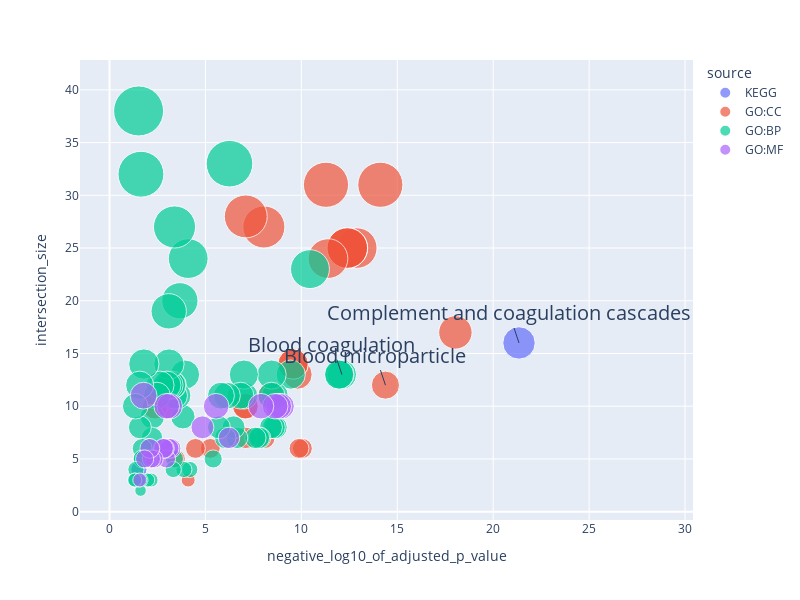

This figure's notebook cell:
### Code cell
import plotly.express as px
import plotly.io as pio
df = pd.read_csv('H:/002.singcell/01.liver/10.mutileSpecies/05.SAMap/08.CommonTrans/high_expression_for_liver_enrichment.csv')
df=df[df['source'].str.contains('GO|KEGG')]
df.sort_values(by=['negative_log10_of_adjusted_p_value'],ascending=False,inplace=True)
# df=df.head(50)
df.sort_values(by=['negative_log10_of_adjusted_p_value'],ascending=False,inplace=True)
fig = px.scatter(df,x=df['negative_log10_of_adjusted_p_value'], y=df['intersection_size'],size="intersection_size",height=600,width=800,color=df['source'])  ##,text=df2['term_name']
fig.update_traces(marker=dict(sizemode='area',
                              sizeref=2.*max(df['intersection_size'])/(50.**2),
                              sizemin=4,
                              line_width=1))

fig.update_layout(uniformtext_minsize=2, uniformtext_mode='hide')
fig.add_annotation(x=21.344673, y=16, text="Complement and coagulation cascades", showarrow=True, font_size=20)
fig.add_annotation(x=12.113790,y=13,text="Blood coagulation",showarrow=True, font_size=20)
fig.add_annotation(x=14.382794,y=12,text="Blood microparticle",showarrow=True, font_size=20)
fig.show()
# pio.write_image(fig,'./liver_tou-expression_enrichment.pdf', format='pdf')

### Figure 1 — Plotly figure (JSON) as saved in the notebook; plotly's stock layout.template omitted (floating-point values rounded to 4 significant figures)
{"data": [{"hovertemplate": "source=KEGG<br>negative_log10_of_adjusted_p_value=%{x}<br>intersection_size=%{marker.size}<extra></extra>", "legendgroup": "KEGG", "marker": {"color": "#636efa", "line": {"width": 1}, "size": [16, 4], "sizemin": 4, "sizemode": "area", "sizeref": 0.0304, "symbol": "circle"}, "mode": "markers", "name": "KEGG", "orientation": "v", "showlegend": true, "type": "scatter", "x": [21.34, 1.531], "xaxis": "x", "y": [16, 4], "yaxis": "y"}, {"hovertemplate": "source=GO:CC<br>negative_log10_of_adjusted_p_value=%{x}<br>intersection_size=%{marker.size}<extra></extra>", "legendgroup": "GO:CC", "marker": {"color": "#EF553B", "line": {"width": 1}, "size": [17, 12, 31, 25, 25, 25, 25, 24, 31, 6, 6, 13, 14, 14, 11, 7, 27, 10, 7, 28, 10, 6, 6, 3, 5, 10, 10], "sizemin": 4, "sizemode": "area", "sizeref": 0.0304, "symbol": "circle"}, "mode": "markers", "name": "GO:CC", "orientation": "v", "showlegend": true, "type": "scatter", "x": [18.03, 14.38, 14.12, 12.89, 12.4, 12.39, 12.39, 11.39, 11.28, 10.05, 9.878, 9.801, 9.577, 9.567, 8.428, 8.072, 8.045, 7.115, 7.104, 7.103, 7.076, 5.255, 4.479, 4.1, 3.481, 3.035, 2.374], "xaxis": "x", "y": [17, 12, 31, 25, 25, 25, 25, 24, 31, 6, 6, 13, 14, 14, 11, 7, 27, 10, 7, 28, 10, 6, 6, 3, 5, 10, 10], "yaxis": "y"}, {"hovertemplate": "source=GO:BP<br>negative_log10_of_adjusted_p_value=%{x}<br>intersection_size=%{marker.size}<extra></extra>", "legendgroup": "GO:BP", "marker": {"color": "#00cc96", "line": {"width": 1}, "size": [13, 13, 13, 23, 13, 8, 11, 8, 13, 11, 8, 7, 7, 7, 11, 13, 11, 7, 8, 33, 11, 7, 11, 8, 5, 4, 24, 13, 4, 9, 20, 11, 27, 5, 11, 4, 12, 12, 12, 14, 19, 12, 12, 11, 9, 7, 3, 6, 3, 5, 14, 5, 5, 6, 5, 3, 32, 2, 8, 12, 3, 38, 4, 10, 3, 3], "sizemin": 4, "sizemode": "area", "sizeref": 0.0304, "symbol": "circle"}, "mode": "markers", "name": "GO:BP", "orientation": "v", "showlegend": true, "type": "scatter", "x": [12.11, 11.99, 11.97, 10.45, 9.446, 8.666, 8.616, 8.564, 8.447, 8.444, 8.417, 7.849, 7.785, 7.603, 7.027, 7.004, 6.827, 6.651, 6.467, 6.255, 6.119, 6.035, 5.81, 5.704, 5.403, 4.183, 4.103, 3.937, 3.876, 3.825, 3.668, 3.542, 3.389, 3.384, 3.363, 3.321, 3.274, 3.24, 3.104, 3.1, 3.085, 2.995, 2.634, 2.473, 2.231, 2.214, 2.167, 2.044, 1.994, 1.903, 1.79, 1.717, 1.717, 1.704, 1.702, 1.642, 1.639, 1.618, 1.584, 1.572, 1.524, 1.517, 1.378, 1.342, 1.317, 1.317], "xaxis": "x", "y": [13, 13, 13, 23, 13, 8, 11, 8, 13, 11, 8, 7, 7, 7, 11, 13, 11, 7, 8, 33, 11, 7, 11, 8, 5, 4, 24, 13, 4, 9, 20, 11, 27, 5, 11, 4, 12, 12, 12, 14, 19, 12, 12, 11, 9, 7, 3, 6, 3, 5, 14, 5, 5, 6, 5, 3, 32, 2, 8, 12, 3, 38, 4, 10, 3, 3], "yaxis": "y"}, {"hovertemplate": "source=GO:MF<br>negative_log10_of_adjusted_p_value=%{x}<br>intersection_size=%{marker.size}<extra></extra>", "legendgroup": "GO:MF", "marker": {"color": "#ab63fa", "line": {"width": 1}, "size": [10, 10, 10, 10, 7, 10, 8, 6, 10, 6, 10, 5, 6, 6, 5, 5, 6, 5, 11, 3], "sizemin": 4, "sizemode": "area", "sizeref": 0.0304, "symbol": "circle"}, "mode": "markers", "name": "GO:MF", "orientation": "v", "showlegend": true, "type": "scatter", "x": [8.965, 8.821, 8.636, 7.896, 6.229, 5.557, 4.844, 3.202, 3.134, 3.102, 2.981, 2.969, 2.862, 2.812, 2.327, 2.184, 2.102, 1.831, 1.777, 1.58], "xaxis": "x", "y": [10, 10, 10, 10, 7, 10, 8, 6, 10, 6, 10, 5, 6, 6, 5, 5, 6, 5, 11, 3], "yaxis": "y"}], "layout": {"annotations": [{"font": {"size": 20}, "showarrow": true, "text": "Complement and coagulation cascades", "x": 21.34, "y": 16}, {"font": {"size": 20}, "showarrow": true, "text": "Blood coagulation", "x": 12.11, "y": 13}, {"font": {"size": 20}, "showarrow": true, "text": "Blood microparticle", "x": 14.38, "y": 12}], "height": 600, "legend": {"itemsizing": "constant", "title": {"text": "source"}, "tracegroupgap": 0}, "margin": {"t": 60}, "uniformtext": {"minsize": 2, "mode": "hide"}, "width": 800, "xaxis": {"anchor": "y", "domain": [0, 1], "title": {"text": "negative_log10_of_adjusted_p_value"}}, "yaxis": {"anchor": "x", "domain": [0, 1], "title": {"text": "intersection_size"}}}}
